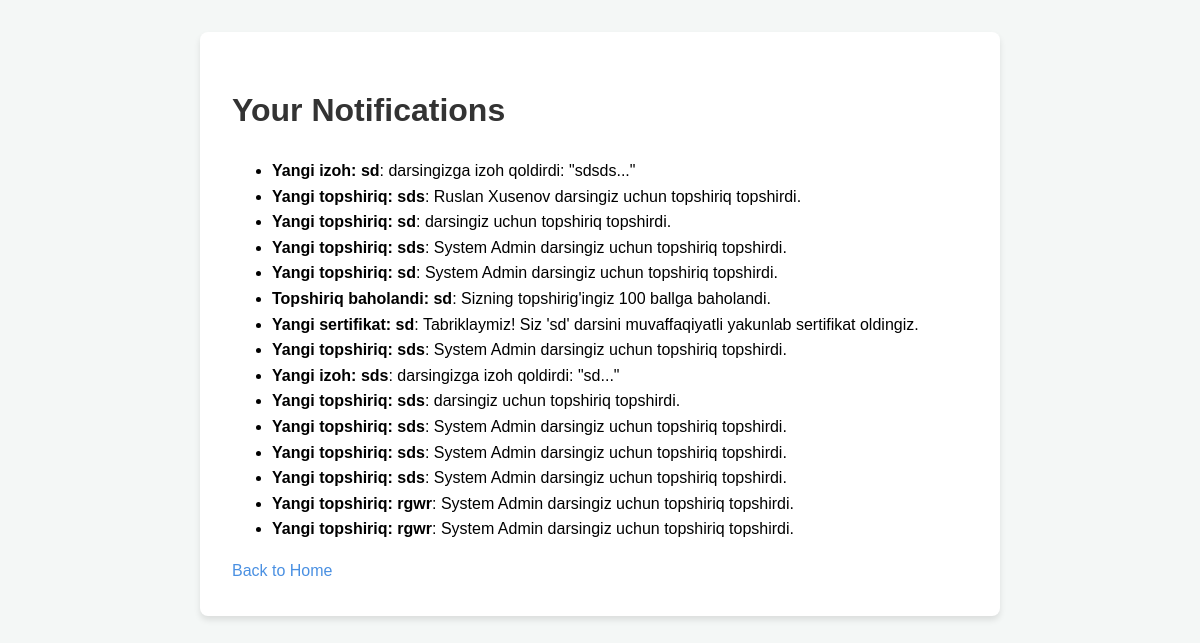
The app's page /notifications/ (signed in) with its own data.
### core/models.py (models this page shows, shortened)
class Notification(models.Model):
    NOTIFICATION_TYPES = [
        ('comment', 'New Comment'),
        ('submission', 'New Submission'),
        ('grade', 'Assignment Graded'),
        ('system', 'System Message'),
    ]
    user = models.ForeignKey(settings.AUTH_USER_MODEL, on_delete=models.CASCADE, related_name='notifications')
    notification_type = models.CharField(max_length=20, choices=NOTIFICATION_TYPES)
    title = models.CharField(max_length=255)
    message = models.TextField()
    link = models.CharField(max_length=255, blank=True, null=True)
    is_read = models.BooleanField(default=False)
    created_at = models.DateTimeField(auto_now_add=True)
    class Meta:
        ordering = ['-created_at']

### core/views.py (the view)
# urls.py: path('notifications/', views.notifications_view, name='notifications'),
@login_required
def notifications_view(request):
    notifications = Notification.objects.filter(user=request.user)
    notifications.filter(is_read=False).update(is_read=True)
    return render(request, 'core/notifications.html', {'notifications': notifications})

### core/context_processors.py (called while the page is built)
def notifications_processor(request):
    if request.user.is_authenticated:
        unread_notifications = Notification.objects.filter(user=request.user, is_read=False)[:5]
        unread_count = Notification.objects.filter(user=request.user, is_read=False).count()
        return {
            'unread_notifications': unread_notifications,
            'unread_count': unread_count
        }
    return {}

### core/models.py (called while the page is built)
    def is_active(self):
        if self.is_permanent:
            return True
        if self.blocked_until and self.blocked_until > timezone.now():
            return True
        return False

### core/security_utils.py (called while the page is built)
def check_sql_injection(query_string):
    if not query_string:
        return False
    query_lower = query_string.lower()
    for pattern in SQL_INJECTION_PATTERNS:
        if re.search(pattern, query_lower, re.IGNORECASE):
            return True
    return False

def check_xss_attack(input_string):
    if not input_string:
        return False
    for pattern in XSS_PATTERNS:
        if re.search(pattern, input_string, re.IGNORECASE):
            return True
    return False

def get_client_ip(request):
    x_forwarded_for = request.META.get('HTTP_X_FORWARDED_FOR')
    if x_forwarded_for:
        ip = x_forwarded_for.split(',')[0].strip()
    else:
        ip = request.META.get('REMOTE_ADDR')
    if ip and _is_valid_ip(ip):
        return ip
    return '0.0.0.0'  # Default fallback

def _is_valid_ip(ip):
    import ipaddress
    try:
        ipaddress.ip_address(ip)
        return True
    except ValueError:
        return False

def check_path_traversal(path):
    if not path:
        return False
    dangerous_patterns = [
        r'\.\.',  # Parent directory
        r'~',     # Home directory
        r'/etc/', r'/var/', r'/usr/', r'/bin/', r'/sbin/',  # System directories
    ]
    for pattern in dangerous_patterns:
        if re.search(pattern, path):
            return True
    return False

### templates/core/notifications.html
{% extends 'core/base.html' %}
{% block content %}
<h1>Your Notifications</h1>
<ul>
    {% for n in notifications %}
    <li><strong>{{ n.title }}</strong>: {{ n.message }}</li>
    {% empty %}
    <li>No notifications.</li>
    {% endfor %}
</ul>
<a href="{% url 'core:home' %}">Back to Home</a>
{% endblock %}

### templates/core/base.html (shortened to what this page needs)
<!DOCTYPE html>
<html lang="en">
<head>
</head>
<body>
    <div class="container">
        {% block content %}{% endblock %}
    </div>
</body>
</html>

### templates/core/base.html (style rules this page uses)
body { font-family: sans-serif; line-height: 1.6; padding: 2rem; max-width: 800px; margin: 0 auto; background: #f4f7f6; }
.container { background: white; padding: 2rem; border-radius: 8px; box-shadow: 0 4px 6px rgba(0, 0, 0, 0.1); }
h1 { color: #333; }
a { color: #4a90e2; text-decoration: none; }

### records on screen
Notification: title "Yangi izoh: sd", message "darsingizga izoh qoldirdi: \"sdsds...\""
Notification: title "Yangi topshiriq: sds", message "Ruslan Xusenov darsingiz uchun topshiriq topshirdi."
Notification: title "Yangi topshiriq: sd", message "darsingiz uchun topshiriq topshirdi."
Notification: title "Yangi topshiriq: sds", message "System Admin darsingiz uchun topshiriq topshirdi."
Notification: title "Yangi topshiriq: sd", message "System Admin darsingiz uchun topshiriq topshirdi."
Notification: title "Topshiriq baholandi: sd", message "Sizning topshirig'ingiz 100 ballga baholandi."
Notification: title "Yangi sertifikat: sd", message "Tabriklaymiz! Siz 'sd' darsini muvaffaqiyatli yakunlab sertifikat oldingiz."
Notification: title "Yangi topshiriq: sds", message "System Admin darsingiz uchun topshiriq topshirdi."
Notification: title "Yangi izoh: sds", message "darsingizga izoh qoldirdi: \"sd...\""
Notification: title "Yangi topshiriq: sds", message "darsingiz uchun topshiriq topshirdi."
Notification: title "Yangi topshiriq: sds", message "System Admin darsingiz uchun topshiriq topshirdi."
Notification: title "Yangi topshiriq: sds", message "System Admin darsingiz uchun topshiriq topshirdi."
Notification: title "Yangi topshiriq: sds", message "System Admin darsingiz uchun topshiriq topshirdi."
Notification: title "Yangi topshiriq: rgwr", message "System Admin darsingiz uchun topshiriq topshirdi."
Notification: title "Yangi topshiriq: rgwr", message "System Admin darsingiz uchun topshiriq topshirdi."
